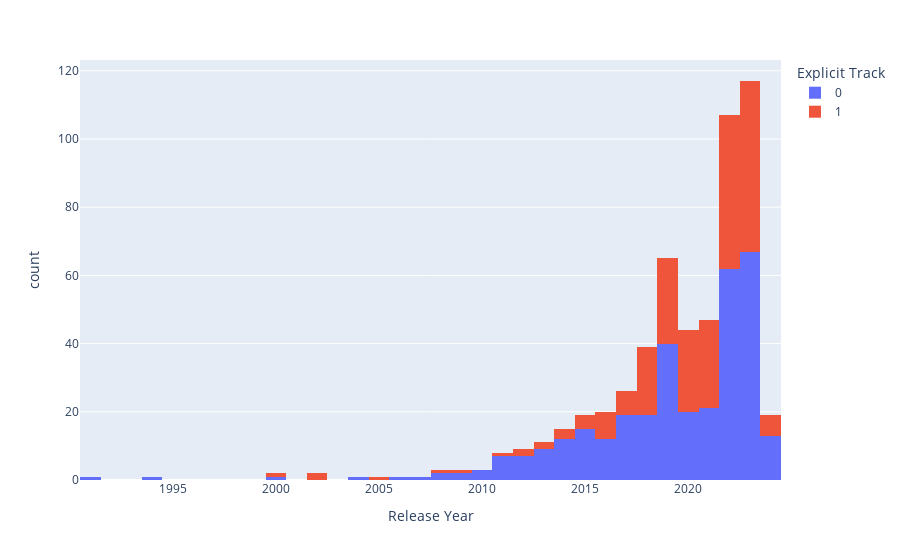

Notebook code for this chart:
### Code cell
# TODO: Afficher un histogramme représentant la proportion de chanson à contenu explicite par année de sortie.


fig_2 = px.histogram(data_frame, x="Release Year", color="Explicit Track")
fig_2.show()

### Figure 1 — Plotly figure (JSON) as saved in the notebook; plotly's stock layout.template omitted (floating-point values rounded to 4 significant figures; data arrays with more than 128 entries replaced by an {"elided": "..."} marker saying what was removed)
{"data": [{"alignmentgroup": "True", "bingroup": "x", "hovertemplate": "Explicit Track=0<br>Release Year=%{x}<br>count=%{y}<extra></extra>", "legendgroup": "0", "marker": {"color": "#636efa", "pattern": {"shape": ""}}, "name": "0", "offsetgroup": "0", "orientation": "v", "showlegend": true, "type": "histogram", "x": {"elided": "336 int values"}, "xaxis": "x", "yaxis": "y"}, {"alignmentgroup": "True", "bingroup": "x", "hovertemplate": "Explicit Track=1<br>Release Year=%{x}<br>count=%{y}<extra></extra>", "legendgroup": "1", "marker": {"color": "#EF553B", "pattern": {"shape": ""}}, "name": "1", "offsetgroup": "1", "orientation": "v", "showlegend": true, "type": "histogram", "x": {"elided": "229 int values"}, "xaxis": "x", "yaxis": "y"}], "layout": {"barmode": "relative", "legend": {"title": {"text": "Explicit Track"}, "tracegroupgap": 0}, "margin": {"t": 60}, "xaxis": {"anchor": "y", "domain": [0, 1], "title": {"text": "Release Year"}}, "yaxis": {"anchor": "x", "domain": [0, 1], "title": {"text": "count"}}}}
